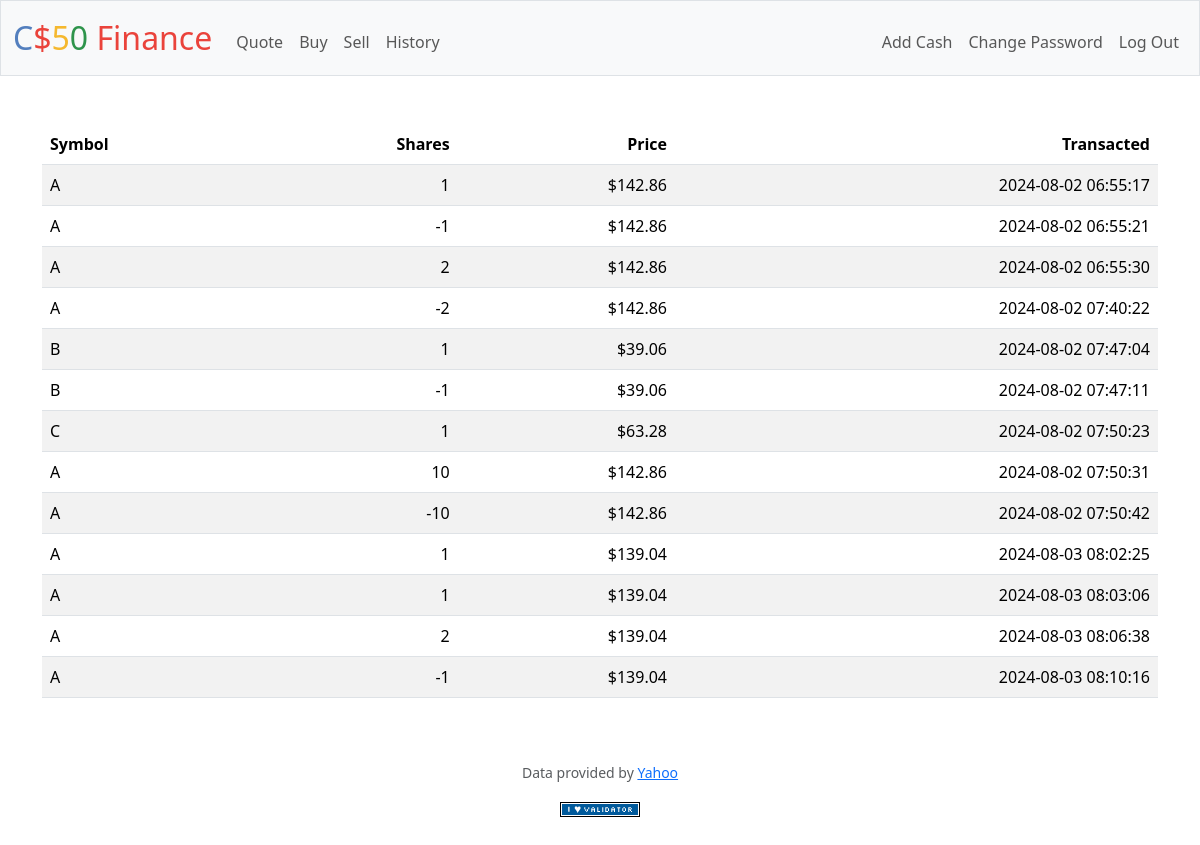
Page /history (signed in) on the committed database.
### tables this page shows
CREATE TABLE transactions(id INTEGER PRIMARY KEY AUTOINCREMENT NOT NULL, user_id INTEGER, symbol TEXT, shares INTEGER, price REAL, date DATETIME);

### app.py (the view)
@app.route("/history")
@login_required
def history():
    user_id = session["user_id"]
    transaction_db = db.execute("SELECT * FROM transactions WHERE user_id = ?", user_id)
    return render_template("history.html", transactions = transaction_db)

### app.py (called while the page is built)
@app.after_request
def after_request(response):
    response.headers["Cache-Control"] = "no-cache, no-store, must-revalidate"
    response.headers["Expires"] = 0
    response.headers["Pragma"] = "no-cache"
    return response

### helpers.py (called while the page is built)
def login_required(f):
    @wraps(f)
    def decorated_function(*args, **kwargs):
        if session.get("user_id") is None:
            return redirect("/login")
        return f(*args, **kwargs)
    return decorated_function

def usd(value):
    return f"${value:,.2f}"

### templates/history.html (shortened to what this page needs)
{% extends "layout.html" %}
{% block main %}
    <table class="table table-striped">
        <thead>
            <tr>
                <th class="text-start">Symbol</th>
                <th class="text-end">Shares</th>
                <th class="text-end">Price</th>
                <th class="text-end">Transacted</th>
            </tr>
        </thead>
        <tbody>
            {% for row in transactions %}
            <tr>
                <td class="text-start">{{row["symbol"]}}</td>
                <td class="text-end">{{row["shares"]}}</td>
                <td class="text-end">{{row["price"] | usd}}</td>
                <td class="text-end">{{row["date"]}}</td>
            </tr>
            {% endfor %}
        </tbody>
    </table>
{% endblock %}

### templates/layout.html (shortened to what this page needs)
<!DOCTYPE html>
<html lang="en">
    <head>
        <link href="https://cdn.jsdelivr.net/npm/bootstrap@5.3.3/dist/css/bootstrap.min.css" rel="stylesheet">
        <link href="/static/styles.css" rel="stylesheet">
    </head>
    <body>
        <nav class="bg-light border navbar navbar-expand-md navbar-light">
            <div class="container-fluid">
                <a class="navbar-brand" href="/"><span class="blue">C</span><span class="red">$</span><span class="yellow">5</span><span class="green">0</span> <span class="red">Finance</span></a>
                <div class="collapse navbar-collapse" id="navbar">
                    {% if session["user_id"] %}
                        <ul class="navbar-nav me-auto mt-2">
                            <li class="nav-item"><a class="nav-link" href="/quote">Quote</a></li>
                            <li class="nav-item"><a class="nav-link" href="/buy">Buy</a></li>
                            <li class="nav-item"><a class="nav-link" href="/sell">Sell</a></li>
                            <li class="nav-item"><a class="nav-link" href="/history">History</a></li>
                        </ul>
                        <ul class="navbar-nav ms-auto mt-2">
                            <li class="nav-item"><a class="nav-link" href="/addCash">Add Cash</a></li>
                            <li class="nav-item"><a class="nav-link" href="/changePassword">Change Password</a></li>
                            <li class="nav-item"><a class="nav-link" href="/logout">Log Out</a></li>
                        </ul>
                    {% else %}
                        <ul class="navbar-nav ms-auto mt-2">
                            <li class="nav-item"><a class="nav-link" href="/register">Register</a></li>
                            <li class="nav-item"><a class="nav-link" href="/login">Log In</a></li>
                        </ul>
                    {% endif %}
                </div>
            </div>
        </nav>
        <main class="container py-5 text-center">
            {% block main %}{% endblock %}
        </main>
        <footer class="mb-5">
            <p class="mb-3 small text-center text-muted">
                Data provided by <a href="https://finance.yahoo.com/">Yahoo</a>
            </p>
            <form action="https://validator.w3.org/check" class="text-center" enctype="multipart/form-data" method="post" target="_blank">
                <input alt="Validate" src="/static/I_heart_validator.png" type="image">
            </form>
        </footer>
    </body>
</html>

### static/styles.css (style rules this page uses)
nav .navbar-brand { font-size: xx-large; }
nav .navbar-brand .blue { color: #537fbe; }
nav .navbar-brand .red { color: #ea433b; }
nav .navbar-brand .yellow { color: #f5b82e; }
nav .navbar-brand .green { color: #2e944b; }

### rows in the picture
transactions: symbol "A", shares "1", price "$142.86", date "2024-08-02 06:55:17"
transactions: symbol "A", shares "-1", price "$142.86", date "2024-08-02 06:55:21"
transactions: symbol "A", shares "2", price "$142.86", date "2024-08-02 06:55:30"
transactions: symbol "A", shares "-2", price "$142.86", date "2024-08-02 07:40:22"
transactions: symbol "B", shares "1", price "$39.06", date "2024-08-02 07:47:04"
transactions: symbol "B", shares "-1", price "$39.06", date "2024-08-02 07:47:11"
transactions: symbol "C", shares "1", price "$63.28", date "2024-08-02 07:50:23"
transactions: symbol "A", shares "10", price "$142.86", date "2024-08-02 07:50:31"
transactions: symbol "A", shares "-10", price "$142.86", date "2024-08-02 07:50:42"
transactions: symbol "A", shares "1", price "$139.04", date "2024-08-03 08:02:25"
transactions: symbol "A", shares "1", price "$139.04", date "2024-08-03 08:03:06"
transactions: symbol "A", shares "2", price "$139.04", date "2024-08-03 08:06:38"
transactions: symbol "A", shares "-1", price "$139.04", date "2024-08-03 08:10:16"
